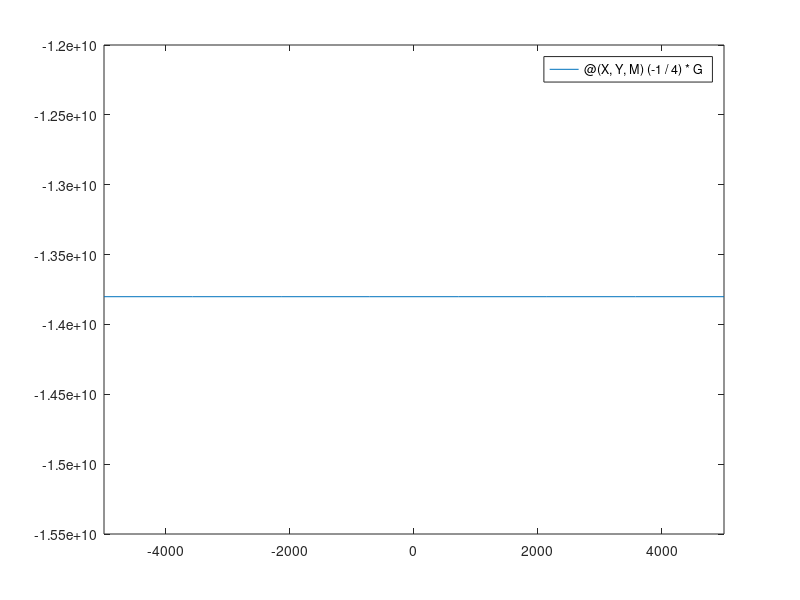

Write the MATLAB code that produced this figure.

k= 2;
i=1;
m=5000;
B = 1.414;
d=1;
M = m;
nu = 2;
K=2;
Z=1;
X=0;
Y=0;

r = X^2 + ((Y-m*d)^2)^1/2;

H = besselh(nu,K,Z);

for m = -M:M
   G = H*(k*r)*exp(1)^i*m*B*d;
end

U = @(X,Y,M) (-1/4)*G;

fplot(U,[-M M])